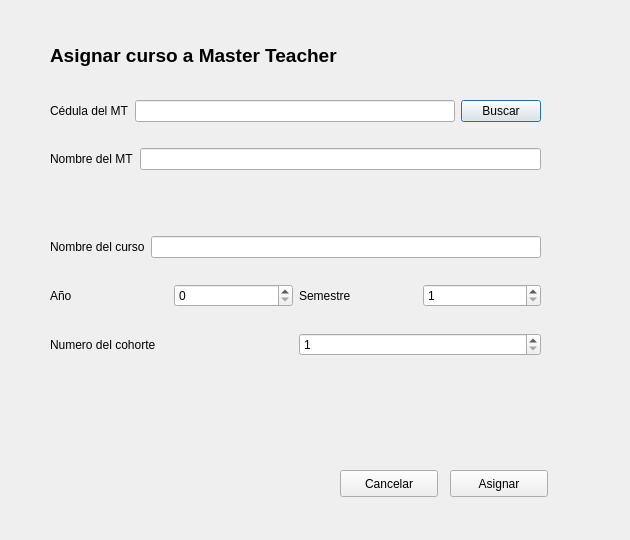
<?xml version="1.0" encoding="UTF-8"?>
<ui version="4.0">
 <class>AsignarMT</class>
 <widget class="QDialog" name="AsignarMT">
  <property name="geometry">
   <rect>
    <x>0</x>
    <y>0</y>
    <width>630</width>
    <height>540</height>
   </rect>
  </property>
  <property name="windowTitle">
   <string>AsignarMT</string>
  </property>
  <widget class="QWidget" name="verticalLayoutWidget">
   <property name="geometry">
    <rect>
     <x>50</x>
     <y>80</y>
     <width>491</width>
     <height>301</height>
    </rect>
   </property>
   <layout class="QVBoxLayout" name="verticalLayout">
    <item>
     <layout class="QHBoxLayout" name="horizontalLayout">
      <item>
       <widget class="QLabel" name="label_2">
        <property name="text">
         <string>Cédula del MT</string>
        </property>
       </widget>
      </item>
      <item>
       <widget class="QLineEdit" name="leCedula"/>
      </item>
      <item>
       <widget class="QPushButton" name="btBuscar">
        <property name="text">
         <string>Buscar</string>
        </property>
       </widget>
      </item>
     </layout>
    </item>
    <item>
     <layout class="QHBoxLayout" name="horizontalLayout_2">
      <item>
       <widget class="QLabel" name="label_3">
        <property name="text">
         <string>Nombre del MT</string>
        </property>
       </widget>
      </item>
      <item>
       <widget class="QLineEdit" name="leNombre">
        <property name="readOnly">
         <bool>true</bool>
        </property>
       </widget>
      </item>
     </layout>
    </item>
    <item>
     <spacer name="horizontalSpacer">
      <property name="orientation">
       <enum>Qt::Horizontal</enum>
      </property>
      <property name="sizeHint" stdset="0">
       <size>
        <width>40</width>
        <height>20</height>
       </size>
      </property>
     </spacer>
    </item>
    <item>
     <spacer name="horizontalSpacer_2">
      <property name="orientation">
       <enum>Qt::Horizontal</enum>
      </property>
      <property name="sizeHint" stdset="0">
       <size>
        <width>40</width>
        <height>20</height>
       </size>
      </property>
     </spacer>
    </item>
    <item>
     <layout class="QHBoxLayout" name="horizontalLayout_3">
      <item>
       <widget class="QLabel" name="label_4">
        <property name="text">
         <string>Nombre del curso</string>
        </property>
       </widget>
      </item>
      <item>
       <widget class="QLineEdit" name="leNombreC"/>
      </item>
     </layout>
    </item>
    <item>
     <layout class="QHBoxLayout" name="horizontalLayout_5">
      <item>
       <widget class="QLabel" name="label_6">
        <property name="text">
         <string>Año</string>
        </property>
       </widget>
      </item>
      <item>
       <widget class="QSpinBox" name="sbAno">
        <property name="maximum">
         <number>99999</number>
        </property>
       </widget>
      </item>
      <item>
       <widget class="QLabel" name="label_7">
        <property name="text">
         <string>Semestre</string>
        </property>
       </widget>
      </item>
      <item>
       <widget class="QSpinBox" name="sbSemestre">
        <property name="minimum">
         <number>1</number>
        </property>
        <property name="maximum">
         <number>2</number>
        </property>
       </widget>
      </item>
     </layout>
    </item>
    <item>
     <layout class="QHBoxLayout" name="horizontalLayout_4">
      <item>
       <widget class="QLabel" name="label_5">
        <property name="text">
         <string>Numero del cohorte</string>
        </property>
       </widget>
      </item>
      <item>
       <widget class="QSpinBox" name="sbCohorte">
        <property name="minimum">
         <number>1</number>
        </property>
        <property name="maximum">
         <number>10</number>
        </property>
       </widget>
      </item>
     </layout>
    </item>
   </layout>
  </widget>
  <widget class="QLabel" name="label">
   <property name="geometry">
    <rect>
     <x>50</x>
     <y>40</y>
     <width>291</width>
     <height>31</height>
    </rect>
   </property>
   <property name="text">
    <string>&lt;html&gt;&lt;head/&gt;&lt;body&gt;&lt;p&gt;&lt;span style=&quot; font-size:14pt; font-weight:600;&quot;&gt;Asignar curso a Master Teacher&lt;/span&gt;&lt;/p&gt;&lt;/body&gt;&lt;/html&gt;</string>
   </property>
  </widget>
  <widget class="QPushButton" name="btAsignar">
   <property name="geometry">
    <rect>
     <x>450</x>
     <y>470</y>
     <width>98</width>
     <height>27</height>
    </rect>
   </property>
   <property name="text">
    <string>Asignar</string>
   </property>
  </widget>
  <widget class="QPushButton" name="btCancelar">
   <property name="geometry">
    <rect>
     <x>340</x>
     <y>470</y>
     <width>98</width>
     <height>27</height>
    </rect>
   </property>
   <property name="text">
    <string>Cancelar</string>
   </property>
  </widget>
 </widget>
 <resources/>
 <connections/>
</ui>
